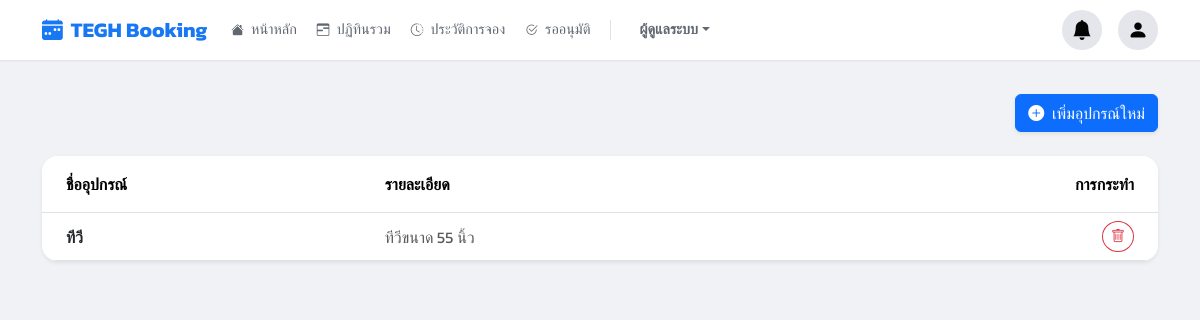
Page /manage/equipments/ (signed in) on the earlier database version.
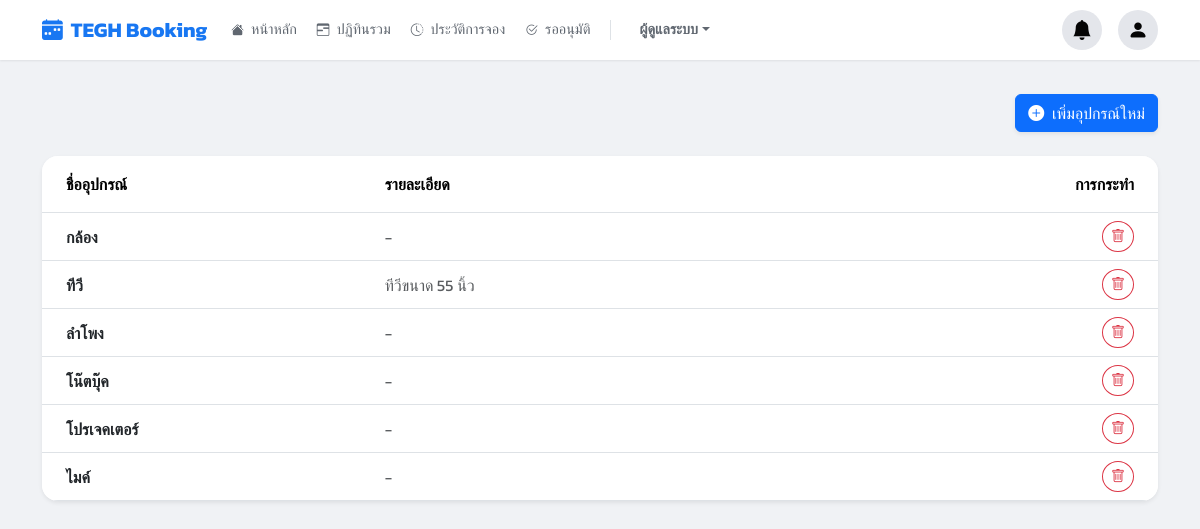
Same page on the later database version.
### booking/models.py (models this page shows, shortened)
class Equipment(models.Model):
    name = models.CharField(max_length=100, verbose_name="ชื่ออุปกรณ์")
    description = models.TextField(blank=True, null=True, verbose_name="รายละเอียด")

### booking/views.py (the view)
# urls.py: path('manage/equipments/', views.equipment_management_view, name='equipments'),
@login_required
@user_passes_test(is_admin)
def equipment_management_view(request):
    return render(request, 'pages/equipments.html', {**get_base_context(request), 'equipments': Equipment.objects.all().order_by('name')})

### booking/views.py (called while the page is built)
def is_admin(user):
    return user.is_authenticated and (user.is_superuser or user.is_staff or user.groups.filter(name='Admin').exists())

def is_approver_or_admin(user):
    return user.is_authenticated and (user.is_superuser or user.is_staff or user.groups.filter(name__in=['Approver', 'Admin']).exists())

### templates/pages/equipments.html (shortened to what this page needs)
{% extends 'base.html' %}
{% block content %}
<div class="d-flex justify-content-end align-items-center mb-4">
        <a href="{% url 'add_equipment' %}" class="btn btn-primary shadow-sm">
            <i class="bi bi-plus-circle-fill me-1"></i> เพิ่มอุปกรณ์ใหม่
        </a>
</div>
<div class="card border-0 shadow-sm rounded-4 overflow-hidden">
    <div class="card-body p-0">
        <div class="table-responsive">
            <table class="table table-hover align-middle mb-0">
                <thead class="bg-light">
                    <tr>
                        <th class="py-3 ps-4" style="width: 30%;">ชื่ออุปกรณ์</th>
                        <th class="py-3">รายละเอียด</th>
                        <th class="py-3 text-end pe-4" style="width: 100px;">การกระทำ</th>
                    </tr>
                </thead>
                <tbody>
                    {% for eq in equipments %}
                    <tr>
                        <td class="ps-4 fw-bold text-dark">{{ eq.name }}</td>
                        <td class="text-muted">{{ eq.description|default:"-" }}</td>
                        <td class="text-end pe-4">
                            <form action="{% url 'delete_equipment' eq.id %}" method="post" onsubmit="return confirm('Are you sure you want to delete this equipment?');">
                                <button type="submit" class="btn btn-sm btn-outline-danger rounded-circle" title="Delete">
                                    <i class="bi bi-trash"></i>
                                </button>
                            </form>
                        </td>
                    </tr>
                    {% endfor %}
                </tbody>
            </table>
        </div>
    </div>
</div>
{% endblock %}

### templates/base.html (shortened to what this page needs)
{% load static %}
<!DOCTYPE html>
<html lang="th">
<head>
    <link href="https://cdn.jsdelivr.net/npm/bootstrap@5.3.3/dist/css/bootstrap.min.css" rel="stylesheet">
    <link rel="stylesheet" href="https://cdn.jsdelivr.net/npm/bootstrap-icons@1.11.3/font/bootstrap-icons.min.css">
    <link href="https://cdn.jsdelivr.net/npm/sweetalert2@11/dist/sweetalert2.min.css" rel="stylesheet">
</head>
<body>
    {% if user.is_authenticated %}
        <nav class="navbar navbar-expand-lg fixed-top" id="mainNavbar">
            <div class="container">
                <a class="navbar-brand me-3" href="{% url 'dashboard' %}">
                    <i class="bi bi-calendar-week-fill me-2"></i> TEGH Booking
                </a>
                <div class="collapse navbar-collapse" id="navbarContent">
                    <ul class="navbar-nav nav-pills me-auto mb-2 mb-lg-0 gap-1 align-items-center mt-2 mt-lg-0">
                        {% for item in menu_items %}
                            {% if item.show %}
                                <li class="nav-item">
                                    <a class="nav-link {% if item.active %}active{% endif %}" href="{% url item.url_name %}">
                                        <i class="{{ item.icon }} me-1 small"></i> {{ item.label }}
                                    </a>
                                </li>
                            {% endif %}
                        {% endfor %}
                        {% if is_admin_user %}
                            <li class="nav-item border-start mx-2 ps-2 d-none d-lg-block" style="height: 20px; border-color: #ddd;"></li>
                            <li class="nav-item dropdown">
                                <a class="nav-link dropdown-toggle fw-bold small" href="#" role="button" data-bs-toggle="dropdown">ผู้ดูแลระบบ</a>
                            </li>
                        {% endif %}
                    </ul>
                    <ul class="navbar-nav ms-auto mb-2 mb-lg-0 flex-row align-items-center gap-3 mt-3 mt-lg-0 justify-content-end">
                        <li class="nav-item dropdown position-relative">
                            <a class="btn-circle-fb" href="#" id="fbNotifyDropdown" role="button" data-bs-toggle="dropdown" aria-expanded="false">
                                <i class="bi bi-bell-fill fs-5"></i>
                            </a>
                        </li>
                        <li class="nav-item dropdown position-relative">
                            <a class="btn-circle-fb" href="#" id="userDropdown" role="button" data-bs-toggle="dropdown" aria-expanded="false">
                                <i class="bi bi-person-fill fs-5"></i>
                            </a>
                        </li>
                    </ul>
                </div>
            </div>
        </nav>
    {% endif %}
    <main class="container mt-4 main-content-wrapper" id="main-content">
        {% block content %}{% endblock %}
    </main>
</body>
</html>

### templates/base.html (style rules this page uses)
body { background-color: #f0f2f5; font-family: 'Kanit', sans-serif; padding-top: 70px; }
.main-content-wrapper { padding-bottom: 2rem; }
.navbar { background-color: #ffffff; box-shadow: 0 1px 2px rgba(0, 0, 0, 0.08); min-height: 60px; padding: 0; }
.navbar-brand { color: #1877f2 !important; font-weight: 700; font-size: 1.3rem; display: flex; align-items: center; }
.nav-pills .nav-link { border-radius: 50px; padding: 5px 14px; font-size: 0.9rem; color: #606770; font-weight: 500; transition: all 0.2s; }
.btn-circle-fb { width: 40px; height: 40px; background-color: #e4e6eb; border-radius: 50%; display: flex; align-items: center; justify-content: center; color: #050505; text-decoration: none; transition: background-color 0.2s; cursor: pointer; border: none; position: relative; }

Differences in the rows shown:
added Equipment: name "กล้อง", description "-"
added Equipment: name "ลำโพง", description "-"
added Equipment: name "โน๊ตบุ๊ค", description "-"
added Equipment: name "โปรเจคเตอร์", description "-"
added Equipment: name "ไมค์", description "-"
